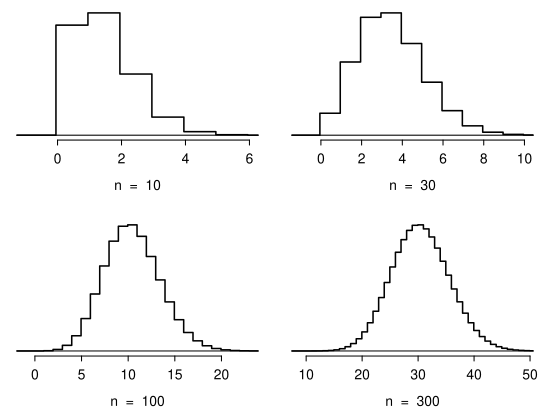

Reproduce this figure in R.
library(openintro)
data(COL)

k  <- -50:500
p  <- 0.1
n  <- c(10, 30, 100, 300)
xl <- c(0, 0, 0, 10) - 1
xu <- c(7, 11, 24, 50) - 1
axis1 <- list()
axis1[[1]] <- seq(0, 6, 2)
axis1[[2]] <- seq(0, 10, 2)
axis1[[3]] <- seq(0, 20, 5)
axis1[[4]] <- seq(10, 50, 10)

myPDF('fourBinomialModelsShowingApproxToNormal.pdf', 5.5, 4.1,
      mfrow = c(2, 2),
      mar = c(3.9, 1, 0.5, 1),
      mgp = c(2.2, 0.6, 0))

for (i in 1:4) {
  plot(k - 0.05, dbinom(k, n[i], p),
       type = 's',
       xlim = c(xl[i], xu[i]),
       axes = FALSE,
       xlab = paste("n  = ", n[i]),
       ylab = "",
       col = COL[5],
       lwd = 1.5)
  axis(1, axis1[[i]])
  abline(h = 0)
  if (i == 2) {
  	par(mar = c(3.25, 1, 0.9, 1))
  }
}

dev.off()
